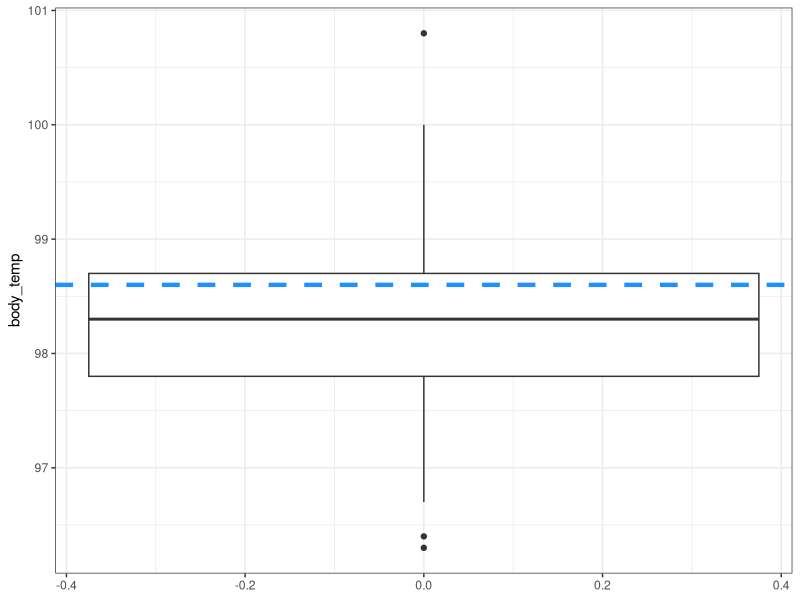
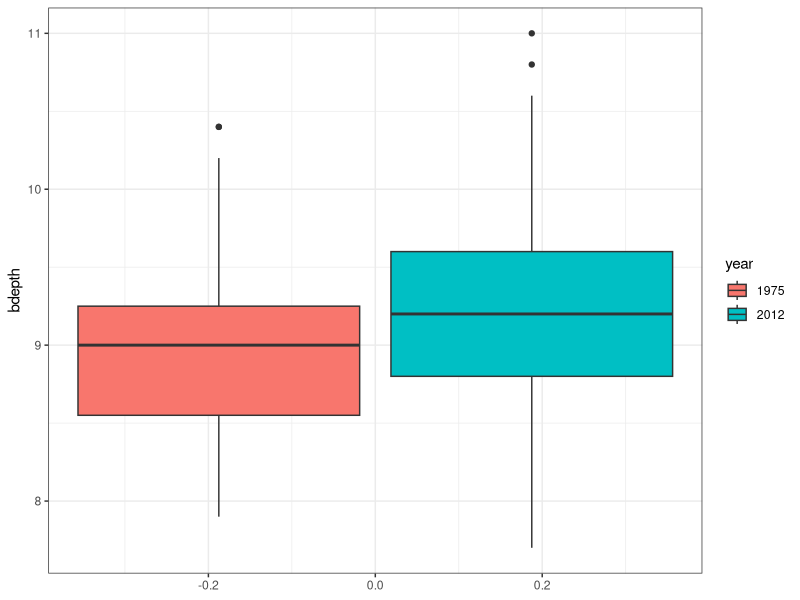
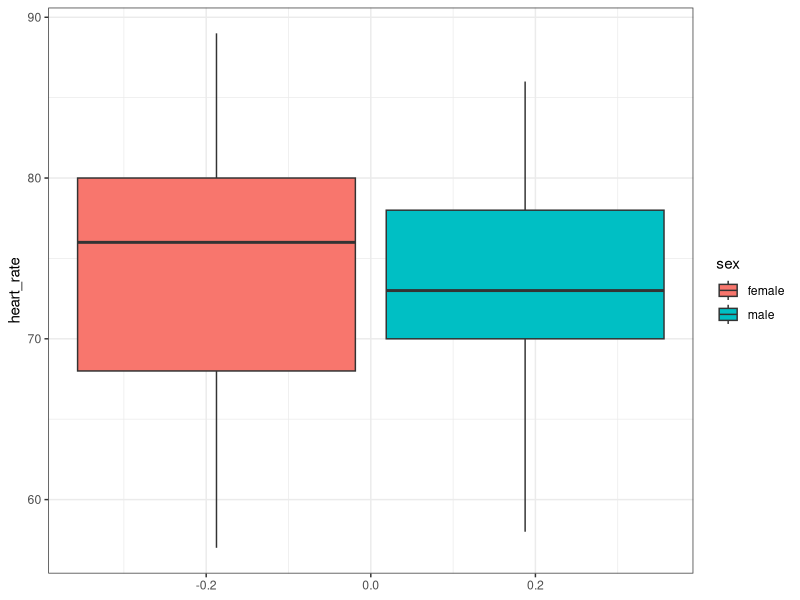
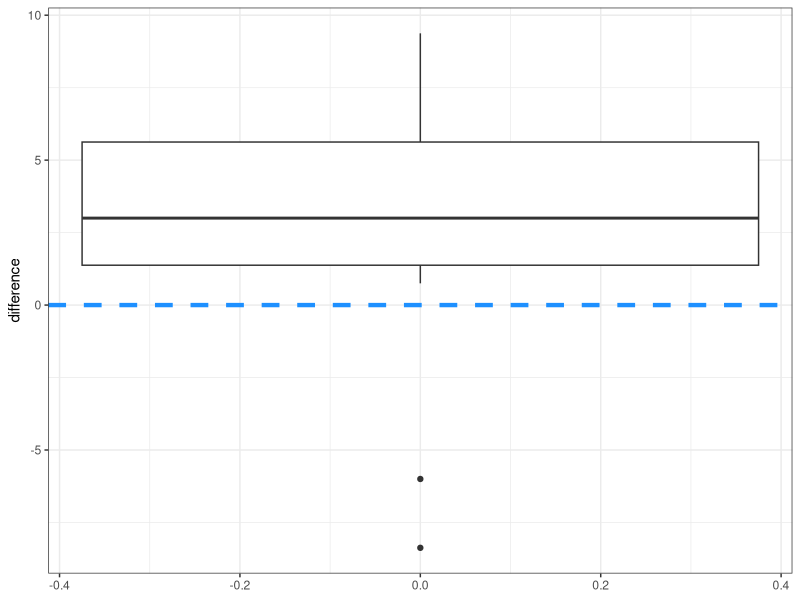

These figures' R source, in order:
## ---- chunk 1
#| label: setup
#| include: false

library(tidyverse)
bt_samp <- read_csv(here::here("data/body_temp_hr.csv"))

finch <- read_csv(here::here("data/galapago-finches.csv"))

scandens <- finch |>
  filter(species == "scandens") |>
  as_tibble()
scandens$year <- as.character(scandens$year)

darwin_maize <- read_csv(here::here("data/darwin_maize.csv"))
## ---- chunk 2
# Null: Mu = 98.6 OR Mu - 98.6 = 0
# Alternative: Mu != 98.6 OR Mu - 98.6 != 0
## ---- chunk 3
ggplot(data = bt_samp, 
       aes(y = body_temp)) +
  geom_boxplot() +
  geom_hline(yintercept = 98.6,
             linewidth = 1.5,
             linetype = "dashed",
             color = "dodgerblue") +
  theme_bw()
## ---- chunk 4
# Not graded, just looking for interpretation and that you are thinking about the data and hypotheses. 
## ---- chunk 5
b <- bt_samp$body_temp
b
## ---- chunk 6
(mean_b <- mean(b))
(b_sd <- sd(b))
(sem_b <- b_sd / sqrt(length(b)))
## ---- chunk 7
(t_statistic <- (mean_b - 98.6) / sem_b)
## ---- chunk 8
(t_critical <- qt(0.025, df = length(b) - 1))
## ---- chunk 9
t_statistic
t_critical
# t_stat > t_critical. Reject the Null. 
# 
## ---- chunk 10
pt(t_statistic, df = length(b)-1) *2
## ---- chunk 11
# reject the null hypothesis, t = -5.455, p < 0.001, df = 129

# based on our data, we estimate that mean body temperature (+/- SE) is 98.25 (+/- 0.06) and that this is significantly different from 98.6 (t_stat = -5.455, p < 0.001, df = 129)

# Compare with prediction
## ---- chunk 12
one_fit <- lm(b - 98.6 ~ 1)
summary(one_fit)
## ---- chunk 13
# reject the null hypothesis, t = -5.455, p < 0.001, df = 129

# based on our data, we can conclude that the average body temperature - 98.6 degrees is not equal to 0. In other words, mean body temperature is not equal to 98.6 degrees(t_stat = -5.455, p < 0.001, df = 129)
## ---- chunk 14
# read in full data set
finch <- read_csv("data/galapago-finches.csv")
# filter out scandens data and make a tibble
scandens <- finch |>
  filter(species == "scandens") 

# change the year column to a character data type
# this is necessary to run a 2-sample t-test
# If we leave year as an integer, the lm() function 
# will treat it as continuous and will calculate statistics for a linear regression. 
scandens$year <- as.character(scandens$year)
## ---- chunk 15
# one of the two sets of hypotheses need to be included

# NULL: Average Beak length in 2012 = Average Beak length in1975
# ALT: Average Beak length in 2012 != Average Beak length in1975

# NULL: Mu_2012 = Mu1975
# ALT: Beak length Mu_2012 \ne Mu_1975
## ---- chunk 16
ggplot(data = scandens, 
       aes(y = bdepth,
           fill = year)) +
  geom_boxplot() +
  theme_bw()
## ---- chunk 17
# Not graded, just looking for interpretation and that you are thinking about the data and hypotheses. 
## ---- chunk 18
fit_2 <- lm(blength ~ year, data = scandens)
summary(fit_2)  
## ---- chunk 19
# 1975: Mean \pm SE 14.12 \pm 0.079
# difference: -0.7 \pm 0.102
## ---- chunk 20
# Based on our data, we reject the null hypothesis and conclude that the mean beak length in the two years was different (t-stat = -6.85, p < 0.001) 
# The adjusted R2 value of 0.1772 means that this model explains 17.72% of the variation in our response variable, beak depth. 
## ---- chunk 21
# one of the two sets of hypotheses need to be included

# NULL: Average HR in females = Average HR in males
# ALT: Average HR in females != Average HR in males

# NULL: Mu_females = Mu_males
# ALT: Mu_females \ne Mu_males
## ---- chunk 22
ggplot(data = bt_samp, 
       aes(y = heart_rate,
           fill = sex)) +
  geom_boxplot() +
  theme_bw()
## ---- chunk 23
# Not graded, just looking for interpretation and that you are thinking about the data and hypotheses. 
## ---- chunk 24
fit_3 <- lm(heart_rate ~ sex, data = bt_samp)
summary(fit_3)  
## ---- chunk 25
# 1975: Mean \pm SE 74.15 \pm 0.878
# difference: -0.78 \pm 1.24
## ---- chunk 26
# Based on our data, we fail to reject the null hypothesis and conclude that average hear rate does not differ between males and females (t-stat = -0.632, p = 0.529) 

# The adjusted R2 value of -0.005 means that this model explains "negative" % of the variation in our response variable, heart rate. 
# in other words, the model explains 0% of the data, and the variation in heart rate is not explained by biological sex at all
## ---- chunk 27
# there is no average difference between the two groups (Self V Cross): \mu_d = 0
# There is a difference between the two groups: \mu_d \ne 0
## ---- chunk 28
darwin_diff <- darwin_maize |>
  group_by(pair) |>
  summarize(difference = -diff(height)) 

darwin_diff
## ---- chunk 29
ggplot(data = darwin_diff, 
       aes(y = difference)) +
  geom_boxplot() +
  geom_hline(yintercept = 0,
             linewidth = 1.5,
             linetype = "dashed",
             color = "dodgerblue") +
  theme_bw()
## ---- chunk 30
# Not graded, just looking for interpretation and that you are thinking about the data and hypotheses. 
## ---- chunk 31
paired_fit <- lm(difference ~ 1, data = darwin_diff)
summary(paired_fit)
## ---- chunk 32
# estimated average difference  between cross and self groups = 2.617 \pm 1.218 
## ---- chunk 33
# Based on the data, we reject the null hypothesis and conclude that there is a difference in height between the sel- and cross-pollinated groups (t-stat = 2.15, p = 0.0497, df = 14)

